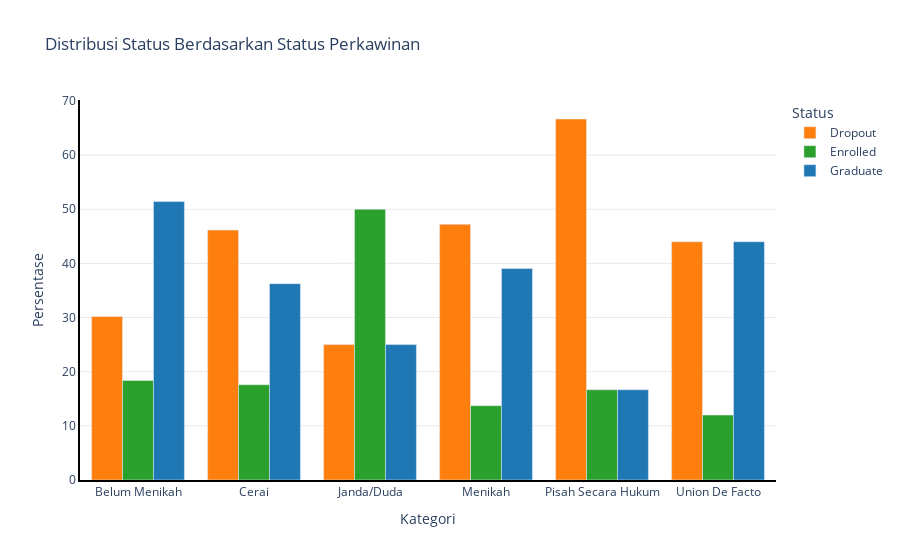
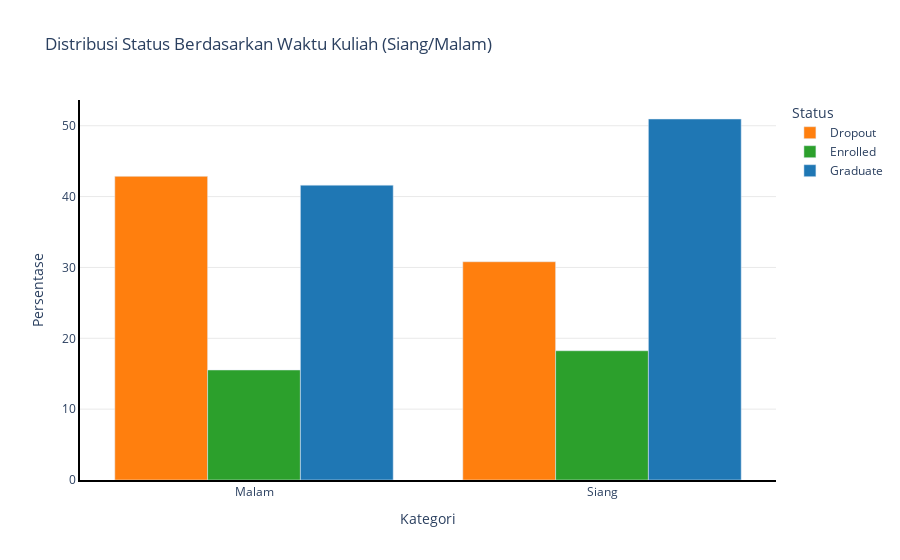
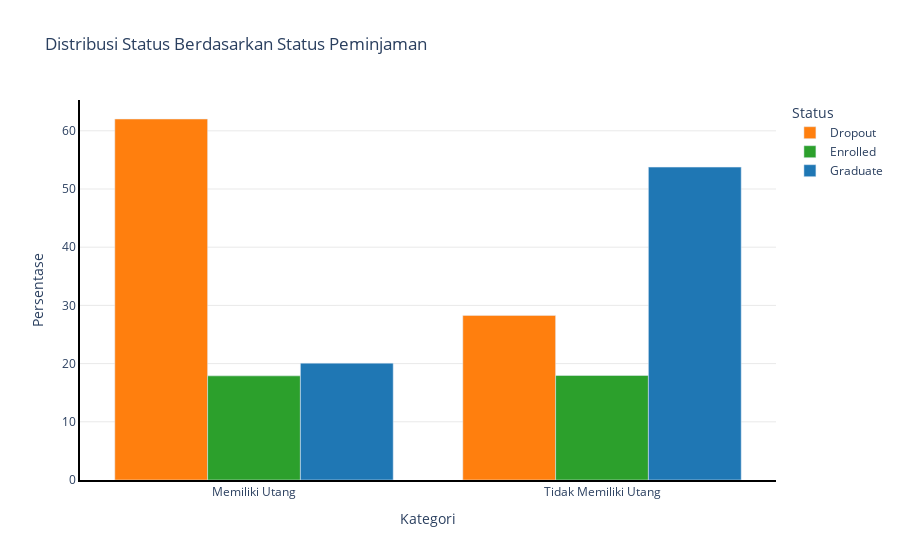
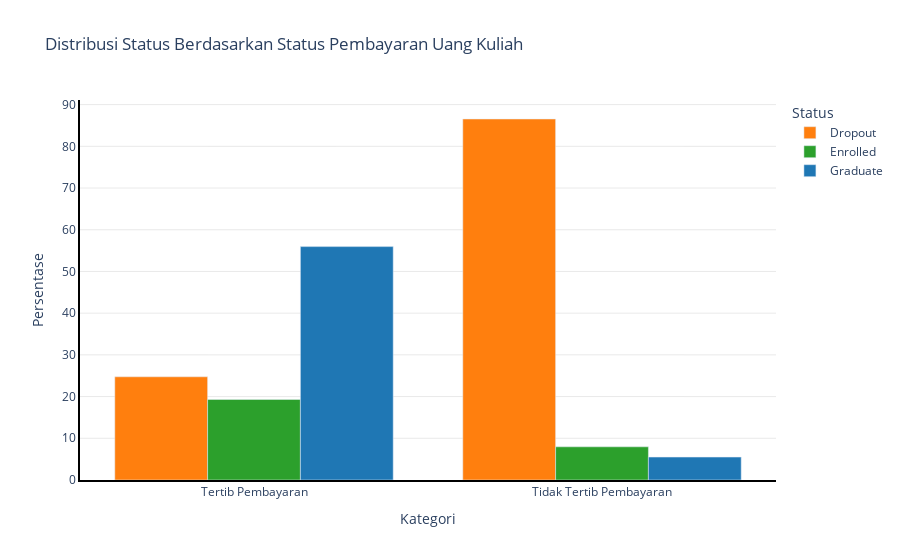

Write notebook code for charts like these, in order.
### Markdown cell above
### Analisis Fitur Kategorikal vs Status

### Code cell
category_maps = {
    'Marital_status': {
        1: 'Belum Menikah',
        2: 'Menikah',
        3: 'Janda/Duda',
        4: 'Cerai',
        5: 'Union De Facto',
        6: 'Pisah Secara Hukum'
    },
    'Daytime_evening_attendance': {
        1: 'Siang',
        0: 'Malam'
    },
    'Debtor': {
        1: 'Memiliki Utang',
        0: 'Tidak Memiliki Utang'
    },
    'Tuition_fees_up_to_date': {
        1: 'Tertib Pembayaran',
        0: 'Tidak Tertib Pembayaran'
    },
    'Gender': {
        1: 'Pria',
        0: 'Wanita'
    },
    'Scholarship_holder': {
        1: 'Penerima Beasiswa',
        0: 'Bukan Penerima Beasiswa'
    },
    'International': {
        1: 'Mahasiswa Internasional',
        0: 'Mahasiswa Lokal'
    }
}

feature_titles = {
    'Marital_status': 'Status Perkawinan',
    'Daytime_evening_attendance': 'Waktu Kuliah (Siang/Malam)',
    'Debtor': 'Status Peminjaman',
    'Tuition_fees_up_to_date': 'Status Pembayaran Uang Kuliah',
    'Gender': 'Jenis Kelamin',
    'Scholarship_holder': 'Penerima Beasiswa',
    'International': 'Mahasiswa Internasional'
}

def map_categories(df, category_maps):
    df_mapped = df.copy()
    for feature, mapping in category_maps.items():
        if feature in df_mapped.columns:
            df_mapped[feature] = df_mapped[feature].map(mapping)
    return df_mapped

df_mapped = map_categories(df, category_maps)

cat_features = ['Marital_status', 'Daytime_evening_attendance', 'Debtor',
                'Tuition_fees_up_to_date', 'Gender', 'Scholarship_holder', 'International']

color_map = {'Graduate': '#1f77b4', 'Enrolled': '#2ca02c', 'Dropout': '#ff7f0e'}

for feature in cat_features:
    df_feature = df_mapped.groupby([feature, 'Status'], observed=False).size().reset_index(name='count')
    df_feature['percentage'] = df_feature.groupby(feature, observed=False)['count'].transform(lambda x: x / x.sum() * 100)
    
    title = f'Distribusi Status Berdasarkan {feature_titles[feature]}'
    
    fig = px.bar(df_feature, x=feature, y='percentage', color='Status',
                 barmode='group',
                 title=title,
                 color_discrete_map=color_map)
    
    fig.update_layout(
        bargap=0.2,
        plot_bgcolor='white',
        xaxis=dict(
            showline=True, 
            linewidth=2, 
            linecolor='black', 
            title='Kategori'
        ),
        yaxis=dict(
            showline=True, 
            linewidth=2, 
            linecolor='black', 
            showgrid=True, 
            gridcolor='lightgrey', 
            gridwidth=0.5, 
            title='Persentase'
        ),
    )

    fig.show()

### Figure 1 — Plotly figure (JSON) as saved in the notebook; plotly's stock layout.template omitted (floating-point values rounded to 4 significant figures)
{"data": [{"alignmentgroup": "True", "hovertemplate": "Status=Dropout<br>Marital_status=%{x}<br>percentage=%{y}<extra></extra>", "legendgroup": "Dropout", "marker": {"color": "#ff7f0e", "pattern": {"shape": ""}}, "name": "Dropout", "offsetgroup": "Dropout", "orientation": "v", "showlegend": true, "textposition": "auto", "type": "bar", "x": ["Belum Menikah", "Cerai", "Janda/Duda", "Menikah", "Pisah Secara Hukum", "Union De Facto"], "xaxis": "x", "y": [30.21, 46.15, 25.0, 47.23, 66.67, 44.0], "yaxis": "y"}, {"alignmentgroup": "True", "hovertemplate": "Status=Enrolled<br>Marital_status=%{x}<br>percentage=%{y}<extra></extra>", "legendgroup": "Enrolled", "marker": {"color": "#2ca02c", "pattern": {"shape": ""}}, "name": "Enrolled", "offsetgroup": "Enrolled", "orientation": "v", "showlegend": true, "textposition": "auto", "type": "bar", "x": ["Belum Menikah", "Cerai", "Janda/Duda", "Menikah", "Pisah Secara Hukum", "Union De Facto"], "xaxis": "x", "y": [18.37, 17.58, 50.0, 13.72, 16.67, 12.0], "yaxis": "y"}, {"alignmentgroup": "True", "hovertemplate": "Status=Graduate<br>Marital_status=%{x}<br>percentage=%{y}<extra></extra>", "legendgroup": "Graduate", "marker": {"color": "#1f77b4", "pattern": {"shape": ""}}, "name": "Graduate", "offsetgroup": "Graduate", "orientation": "v", "showlegend": true, "textposition": "auto", "type": "bar", "x": ["Belum Menikah", "Cerai", "Janda/Duda", "Menikah", "Pisah Secara Hukum", "Union De Facto"], "xaxis": "x", "y": [51.42, 36.26, 25.0, 39.05, 16.67, 44.0], "yaxis": "y"}], "layout": {"bargap": 0.2, "barmode": "group", "legend": {"title": {"text": "Status"}, "tracegroupgap": 0}, "plot_bgcolor": "white", "title": {"text": "Distribusi Status Berdasarkan Status Perkawinan"}, "xaxis": {"anchor": "y", "domain": [0, 1], "linecolor": "black", "linewidth": 2, "showline": true, "title": {"text": "Kategori"}}, "yaxis": {"anchor": "x", "domain": [0, 1], "gridcolor": "lightgrey", "gridwidth": 0.5, "linecolor": "black", "linewidth": 2, "showgrid": true, "showline": true, "title": {"text": "Persentase"}}}}

### Figure 2 — Plotly figure (JSON) as saved in the notebook; plotly's stock layout.template omitted (floating-point values rounded to 4 significant figures)
{"data": [{"alignmentgroup": "True", "hovertemplate": "Status=Dropout<br>Daytime_evening_attendance=%{x}<br>percentage=%{y}<extra></extra>", "legendgroup": "Dropout", "marker": {"color": "#ff7f0e", "pattern": {"shape": ""}}, "name": "Dropout", "offsetgroup": "Dropout", "orientation": "v", "showlegend": true, "textposition": "auto", "type": "bar", "x": ["Malam", "Siang"], "xaxis": "x", "y": [42.86, 30.8], "yaxis": "y"}, {"alignmentgroup": "True", "hovertemplate": "Status=Enrolled<br>Daytime_evening_attendance=%{x}<br>percentage=%{y}<extra></extra>", "legendgroup": "Enrolled", "marker": {"color": "#2ca02c", "pattern": {"shape": ""}}, "name": "Enrolled", "offsetgroup": "Enrolled", "orientation": "v", "showlegend": true, "textposition": "auto", "type": "bar", "x": ["Malam", "Siang"], "xaxis": "x", "y": [15.53, 18.24], "yaxis": "y"}, {"alignmentgroup": "True", "hovertemplate": "Status=Graduate<br>Daytime_evening_attendance=%{x}<br>percentage=%{y}<extra></extra>", "legendgroup": "Graduate", "marker": {"color": "#1f77b4", "pattern": {"shape": ""}}, "name": "Graduate", "offsetgroup": "Graduate", "orientation": "v", "showlegend": true, "textposition": "auto", "type": "bar", "x": ["Malam", "Siang"], "xaxis": "x", "y": [41.61, 50.95], "yaxis": "y"}], "layout": {"bargap": 0.2, "barmode": "group", "legend": {"title": {"text": "Status"}, "tracegroupgap": 0}, "plot_bgcolor": "white", "title": {"text": "Distribusi Status Berdasarkan Waktu Kuliah (Siang/Malam)"}, "xaxis": {"anchor": "y", "domain": [0, 1], "linecolor": "black", "linewidth": 2, "showline": true, "title": {"text": "Kategori"}}, "yaxis": {"anchor": "x", "domain": [0, 1], "gridcolor": "lightgrey", "gridwidth": 0.5, "linecolor": "black", "linewidth": 2, "showgrid": true, "showline": true, "title": {"text": "Persentase"}}}}

### Figure 3 — Plotly figure (JSON) as saved in the notebook; plotly's stock layout.template omitted (floating-point values rounded to 4 significant figures)
{"data": [{"alignmentgroup": "True", "hovertemplate": "Status=Dropout<br>Debtor=%{x}<br>percentage=%{y}<extra></extra>", "legendgroup": "Dropout", "marker": {"color": "#ff7f0e", "pattern": {"shape": ""}}, "name": "Dropout", "offsetgroup": "Dropout", "orientation": "v", "showlegend": true, "textposition": "auto", "type": "bar", "x": ["Memiliki Utang", "Tidak Memiliki Utang"], "xaxis": "x", "y": [62.03, 28.28], "yaxis": "y"}, {"alignmentgroup": "True", "hovertemplate": "Status=Enrolled<br>Debtor=%{x}<br>percentage=%{y}<extra></extra>", "legendgroup": "Enrolled", "marker": {"color": "#2ca02c", "pattern": {"shape": ""}}, "name": "Enrolled", "offsetgroup": "Enrolled", "orientation": "v", "showlegend": true, "textposition": "auto", "type": "bar", "x": ["Memiliki Utang", "Tidak Memiliki Utang"], "xaxis": "x", "y": [17.89, 17.95], "yaxis": "y"}, {"alignmentgroup": "True", "hovertemplate": "Status=Graduate<br>Debtor=%{x}<br>percentage=%{y}<extra></extra>", "legendgroup": "Graduate", "marker": {"color": "#1f77b4", "pattern": {"shape": ""}}, "name": "Graduate", "offsetgroup": "Graduate", "orientation": "v", "showlegend": true, "textposition": "auto", "type": "bar", "x": ["Memiliki Utang", "Tidak Memiliki Utang"], "xaxis": "x", "y": [20.08, 53.76], "yaxis": "y"}], "layout": {"bargap": 0.2, "barmode": "group", "legend": {"title": {"text": "Status"}, "tracegroupgap": 0}, "plot_bgcolor": "white", "title": {"text": "Distribusi Status Berdasarkan Status Peminjaman"}, "xaxis": {"anchor": "y", "domain": [0, 1], "linecolor": "black", "linewidth": 2, "showline": true, "title": {"text": "Kategori"}}, "yaxis": {"anchor": "x", "domain": [0, 1], "gridcolor": "lightgrey", "gridwidth": 0.5, "linecolor": "black", "linewidth": 2, "showgrid": true, "showline": true, "title": {"text": "Persentase"}}}}

### Figure 4 — Plotly figure (JSON) as saved in the notebook; plotly's stock layout.template omitted (floating-point values rounded to 4 significant figures)
{"data": [{"alignmentgroup": "True", "hovertemplate": "Status=Dropout<br>Tuition_fees_up_to_date=%{x}<br>percentage=%{y}<extra></extra>", "legendgroup": "Dropout", "marker": {"color": "#ff7f0e", "pattern": {"shape": ""}}, "name": "Dropout", "offsetgroup": "Dropout", "orientation": "v", "showlegend": true, "textposition": "auto", "type": "bar", "x": ["Tertib Pembayaran", "Tidak Tertib Pembayaran"], "xaxis": "x", "y": [24.74, 86.55], "yaxis": "y"}, {"alignmentgroup": "True", "hovertemplate": "Status=Enrolled<br>Tuition_fees_up_to_date=%{x}<br>percentage=%{y}<extra></extra>", "legendgroup": "Enrolled", "marker": {"color": "#2ca02c", "pattern": {"shape": ""}}, "name": "Enrolled", "offsetgroup": "Enrolled", "orientation": "v", "showlegend": true, "textposition": "auto", "type": "bar", "x": ["Tertib Pembayaran", "Tidak Tertib Pembayaran"], "xaxis": "x", "y": [19.3, 7.955], "yaxis": "y"}, {"alignmentgroup": "True", "hovertemplate": "Status=Graduate<br>Tuition_fees_up_to_date=%{x}<br>percentage=%{y}<extra></extra>", "legendgroup": "Graduate", "marker": {"color": "#1f77b4", "pattern": {"shape": ""}}, "name": "Graduate", "offsetgroup": "Graduate", "orientation": "v", "showlegend": true, "textposition": "auto", "type": "bar", "x": ["Tertib Pembayaran", "Tidak Tertib Pembayaran"], "xaxis": "x", "y": [55.95, 5.492], "yaxis": "y"}], "layout": {"bargap": 0.2, "barmode": "group", "legend": {"title": {"text": "Status"}, "tracegroupgap": 0}, "plot_bgcolor": "white", "title": {"text": "Distribusi Status Berdasarkan Status Pembayaran Uang Kuliah"}, "xaxis": {"anchor": "y", "domain": [0, 1], "linecolor": "black", "linewidth": 2, "showline": true, "title": {"text": "Kategori"}}, "yaxis": {"anchor": "x", "domain": [0, 1], "gridcolor": "lightgrey", "gridwidth": 0.5, "linecolor": "black", "linewidth": 2, "showgrid": true, "showline": true, "title": {"text": "Persentase"}}}}
